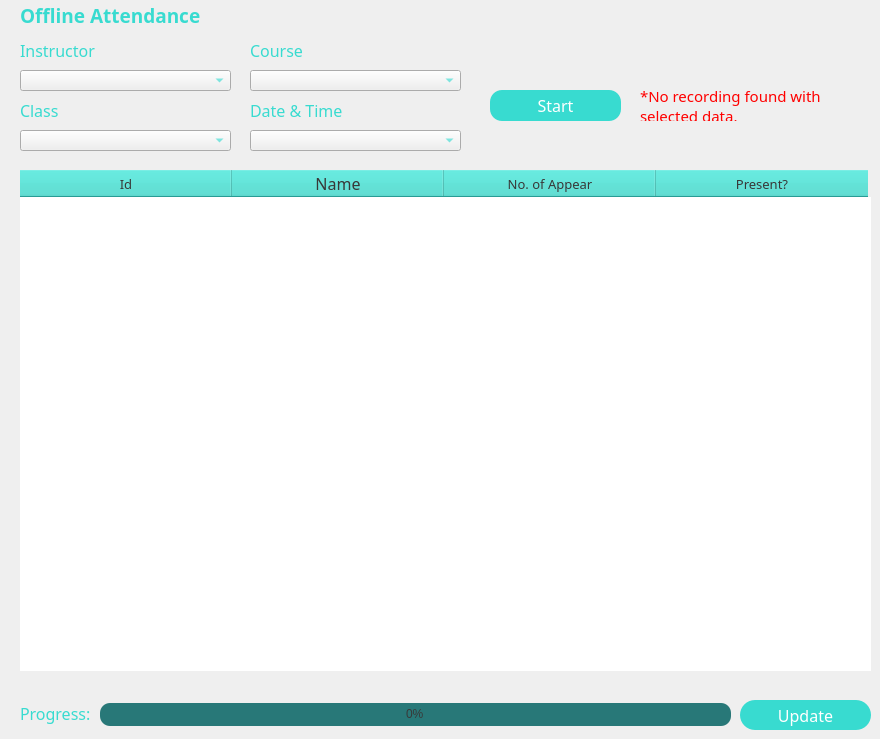
    <widget class="QWidget" name="i_offline_sec">
     <widget class="QLabel" name="i_offline_label">
      <property name="geometry">
       <rect>
        <x>20</x>
        <y>0</y>
        <width>191</width>
        <height>31</height>
       </rect>
      </property>
      <property name="font">
       <font>
        <family>RB</family>
        <pointsize>14</pointsize>
        <weight>75</weight>
        <bold>true</bold>
       </font>
      </property>
      <property name="styleSheet">
       <string notr="true">color: #38DBD0;</string>
      </property>
      <property name="text">
       <string>Offline Attendance</string>
      </property>
     </widget>
     <widget class="QPushButton" name="i_start">
      <property name="geometry">
       <rect>
        <x>490</x>
        <y>90</y>
        <width>131</width>
        <height>31</height>
       </rect>
      </property>
      <property name="font">
       <font>
        <family>RB</family>
        <pointsize>12</pointsize>
       </font>
      </property>
      <property name="cursor">
       <cursorShape>PointingHandCursor</cursorShape>
      </property>
      <property name="styleSheet">
       <string notr="true">QPushButton {
	border-radius: 12px;
	background-color: #38DBD0;
	color:rgb(255, 255, 255);

}

QPushButton:hover {
	background-color: #23b2a8;
	color: rgb(255, 255, 255);
}

QPushButton:pressed {
	background-color: #38DBD0;
}</string>
      </property>
      <property name="text">
       <string>Start</string>
      </property>
      <property name="iconSize">
       <size>
        <width>30</width>
        <height>30</height>
       </size>
      </property>
      <property name="checkable">
       <bool>false</bool>
      </property>
      <property name="autoDefault">
       <bool>true</bool>
      </property>
      <property name="default">
       <bool>false</bool>
      </property>
      <property name="flat">
       <bool>false</bool>
      </property>
     </widget>
     <widget class="QProgressBar" name="i_progress_bar">
      <property name="geometry">
       <rect>
        <x>100</x>
        <y>703</y>
        <width>631</width>
        <height>23</height>
       </rect>
      </property>
      <property name="styleSheet">
       <string notr="true">QProgressBar{
	background-color:rgb(40, 120, 120);
	color: rgb(49, 147, 147);
	color: rgb(56, 56, 56);
	border-style:none;
	border-radius:10px;
	text-align:center;
}
QProgressBar::chunk{
	border-radius:10px; 
	background-color: qlineargradient(spread:pad, x1:0, y1:0.488591, x2:0.989474, y2:0.54, stop:0 #38DBD0, stop:1#38DBD0);
}</string>
      </property>
      <property name="value">
       <number>0</number>
      </property>
     </widget>
     <widget class="QLabel" name="i_progress_label">
      <property name="geometry">
       <rect>
        <x>20</x>
        <y>698</y>
        <width>81</width>
        <height>31</height>
       </rect>
      </property>
      <property name="font">
       <font>
        <family>RB</family>
        <pointsize>12</pointsize>
       </font>
      </property>
      <property name="styleSheet">
       <string notr="true">color:#38DBD0</string>
      </property>
      <property name="text">
       <string>Progress:</string>
      </property>
     </widget>
     <widget class="QTableWidget" name="i_recheck_table">
      <property name="geometry">
       <rect>
        <x>20</x>
        <y>170</y>
        <width>851</width>
        <height>501</height>
       </rect>
      </property>
      <property name="font">
       <font>
        <family>RB</family>
        <pointsize>12</pointsize>
       </font>
      </property>
      <property name="cursor" stdset="0">
       <cursorShape>PointingHandCursor</cursorShape>
      </property>
      <property name="focusPolicy">
       <enum>Qt::ClickFocus</enum>
      </property>
      <property name="styleSheet">
       <string notr="true">QHeaderView::section{background-color:#38DBD0; color:#383838}
QTableWidget::item {
	selection-background-color: #38DBD0;
    color: white;
  	width: 100%;
}


QTableWidget::section{

  border-collapse: collapse;
  border-radius: 1em;
  overflow: hidden;
}
</string>
      </property>
      <property name="frameShape">
       <enum>QFrame::NoFrame</enum>
      </property>
      <property name="frameShadow">
       <enum>QFrame::Raised</enum>
      </property>
      <property name="sizeAdjustPolicy">
       <enum>QAbstractScrollArea::AdjustIgnored</enum>
      </property>
      <property name="autoScroll">
       <bool>true</bool>
      </property>
      <property name="editTriggers">
       <set>QAbstractItemView::NoEditTriggers</set>
      </property>
      <property name="showDropIndicator" stdset="0">
       <bool>true</bool>
      </property>
      <property name="selectionMode">
       <enum>QAbstractItemView::SingleSelection</enum>
      </property>
      <property name="selectionBehavior">
       <enum>QAbstractItemView::SelectRows</enum>
      </property>
      <property name="textElideMode">
       <enum>Qt::ElideLeft</enum>
      </property>
      <property name="gridStyle">
       <enum>Qt::SolidLine</enum>
      </property>
      <attribute name="horizontalHeaderDefaultSectionSize">
       <number>212</number>
      </attribute>
      <attribute name="horizontalHeaderHighlightSections">
       <bool>false</bool>
      </attribute>
      <attribute name="verticalHeaderVisible">
       <bool>false</bool>
      </attribute>
      <attribute name="verticalHeaderHighlightSections">
       <bool>true</bool>
      </attribute>
      <column>
       <property name="text">
        <string>Id</string>
       </property>
       <property name="font">
        <font>
         <family>RB</family>
         <pointsize>10</pointsize>
        </font>
       </property>
       <property name="foreground">
        <brush brushstyle="NoBrush">
         <color alpha="255">
          <red>0</red>
          <green>0</green>
          <blue>0</blue>
         </color>
        </brush>
       </property>
      </column>
      <column>
       <property name="text">
        <string>Name</string>
       </property>
      </column>
      <column>
       <property name="text">
        <string>No. of Appear</string>
       </property>
       <property name="font">
        <font>
         <family>RB</family>
         <pointsize>10</pointsize>
        </font>
       </property>
      </column>
      <column>
       <property name="text">
        <string>Present?</string>
       </property>
       <property name="font">
        <font>
         <family>RB</family>
         <pointsize>10</pointsize>
        </font>
       </property>
      </column>
     </widget>
     <widget class="QPushButton" name="i_save_recheck">
      <property name="geometry">
       <rect>
        <x>740</x>
        <y>700</y>
        <width>131</width>
        <height>30</height>
       </rect>
      </property>
      <property name="font">
       <font>
        <family>RB</family>
        <pointsize>12</pointsize>
       </font>
      </property>
      <property name="cursor">
       <cursorShape>PointingHandCursor</cursorShape>
      </property>
      <property name="styleSheet">
       <string notr="true">QPushButton {
	border-radius: 15px;
	background-color: #38DBD0;
	color:rgb(255, 255, 255);

}

QPushButton:hover {
	background-color: #23b2a8;
	color: rgb(255, 255, 255);
}

QPushButton:pressed {
	background-color: #38DBD0;
}</string>
      </property>
      <property name="text">
       <string>Update</string>
      </property>
      <property name="iconSize">
       <size>
        <width>30</width>
        <height>30</height>
       </size>
      </property>
      <property name="checkable">
       <bool>false</bool>
      </property>
      <property name="autoDefault">
       <bool>true</bool>
      </property>
      <property name="default">
       <bool>false</bool>
      </property>
      <property name="flat">
       <bool>false</bool>
      </property>
     </widget>
     <widget class="QComboBox" name="i_instructor_cb">
      <property name="geometry">
       <rect>
        <x>20</x>
        <y>70</y>
        <width>211</width>
        <height>21</height>
       </rect>
      </property>
      <property name="font">
       <font>
        <family>RB</family>
        <pointsize>10</pointsize>
       </font>
      </property>
      <property name="styleSheet">
       <string notr="true">color: #38DBD0;
foregroung: white;
</string>
      </property>
     </widget>
     <widget class="QLabel" name="label_5">
      <property name="geometry">
       <rect>
        <x>20</x>
        <y>40</y>
        <width>81</width>
        <height>21</height>
       </rect>
      </property>
      <property name="font">
       <font>
        <family>RB</family>
        <pointsize>12</pointsize>
       </font>
      </property>
      <property name="styleSheet">
       <string notr="true">color: #38DBD0;</string>
      </property>
      <property name="text">
       <string>Instructor</string>
      </property>
     </widget>
     <widget class="QLabel" name="label_9">
      <property name="geometry">
       <rect>
        <x>250</x>
        <y>40</y>
        <width>61</width>
        <height>21</height>
       </rect>
      </property>
      <property name="font">
       <font>
        <family>RB</family>
        <pointsize>12</pointsize>
       </font>
      </property>
      <property name="styleSheet">
       <string notr="true">color: #38DBD0;</string>
      </property>
      <property name="text">
       <string>Course</string>
      </property>
     </widget>
     <widget class="QComboBox" name="i_course_cb">
      <property name="geometry">
       <rect>
        <x>250</x>
        <y>70</y>
        <width>211</width>
        <height>21</height>
       </rect>
      </property>
      <property name="font">
       <font>
        <family>RB</family>
        <pointsize>10</pointsize>
       </font>
      </property>
      <property name="styleSheet">
       <string notr="true">color: #38DBD0;
foregroung: white;
</string>
      </property>
     </widget>
     <widget class="QLabel" name="label_10">
      <property name="geometry">
       <rect>
        <x>20</x>
        <y>100</y>
        <width>51</width>
        <height>21</height>
       </rect>
      </property>
      <property name="font">
       <font>
        <family>RB</family>
        <pointsize>12</pointsize>
       </font>
      </property>
      <property name="styleSheet">
       <string notr="true">color: #38DBD0;</string>
      </property>
      <property name="text">
       <string>Class</string>
      </property>
     </widget>
     <widget class="QComboBox" name="i_class_cb">
      <property name="geometry">
       <rect>
        <x>20</x>
        <y>130</y>
        <width>211</width>
        <height>21</height>
       </rect>
      </property>
      <property name="font">
       <font>
        <family>RB</family>
        <pointsize>10</pointsize>
       </font>
      </property>
      <property name="styleSheet">
       <string notr="true">color: #38DBD0;
foregroung: white;
</string>
      </property>
     </widget>
     <widget class="QLabel" name="label_11">
      <property name="geometry">
       <rect>
        <x>250</x>
        <y>100</y>
        <width>101</width>
        <height>21</height>
       </rect>
      </property>
      <property name="font">
       <font>
        <family>RB</family>
        <pointsize>12</pointsize>
       </font>
      </property>
      <property name="styleSheet">
       <string notr="true">color: #38DBD0;</string>
      </property>
      <property name="text">
       <string>Date &amp; Time</string>
      </property>
     </widget>
     <widget class="QComboBox" name="i_date_cb">
      <property name="geometry">
       <rect>
        <x>250</x>
        <y>130</y>
        <width>211</width>
        <height>21</height>
       </rect>
      </property>
      <property name="font">
       <font>
        <family>RB</family>
        <pointsize>10</pointsize>
       </font>
      </property>
      <property name="styleSheet">
       <string notr="true">color: #38DBD0;
foregroung: white;
</string>
      </property>
     </widget>
     <widget class="QLabel" name="i_video_note">
      <property name="geometry">
       <rect>
        <x>640</x>
        <y>90</y>
        <width>211</width>
        <height>31</height>
       </rect>
      </property>
      <property name="font">
       <font>
        <family>RB</family>
        <pointsize>11</pointsize>
       </font>
      </property>
      <property name="styleSheet">
       <string notr="true">color:#ff0000</string>
      </property>
      <property name="text">
       <string>*No recording found with selected data.</string>
      </property>
      <property name="wordWrap">
       <bool>true</bool>
      </property>
     </widget>
    </widget>
